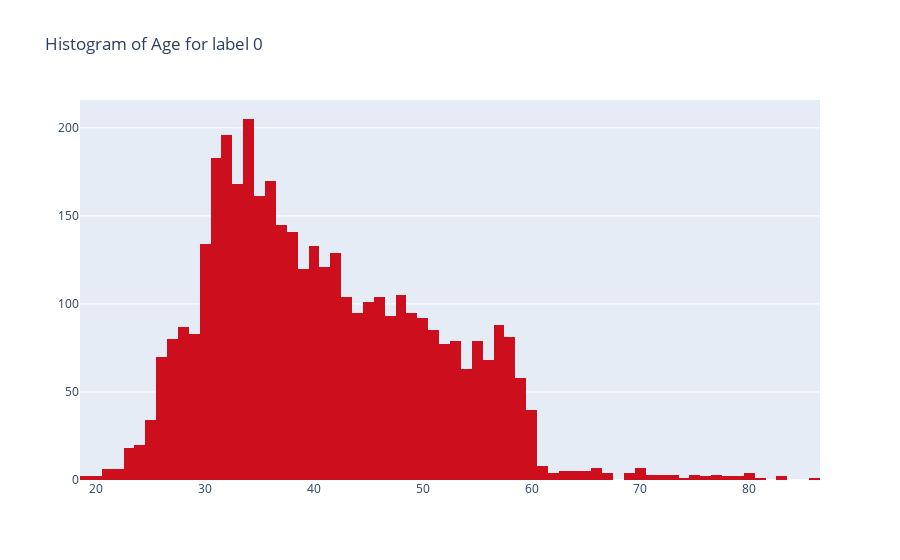

Notebook cell for this chart:
### Code cell
data = [go.Histogram(x=bank_data_L0.age, marker=dict(color='#CC0E1D' ))]
layout = go.Layout(title = "Histogram of Age for label 0")
fig = go.Figure(data= data, layout=layout)
iplot(fig)

### Figure 1 — Plotly figure (JSON) as saved in the notebook; plotly's stock layout.template omitted (floating-point values rounded to 4 significant figures; data arrays with more than 128 entries replaced by an {"elided": "..."} marker saying what was removed)
{"data": [{"marker": {"color": "#CC0E1D"}, "type": "histogram", "x": {"elided": "4000 int values"}}], "layout": {"title": {"text": "Histogram of Age for label 0"}}}
